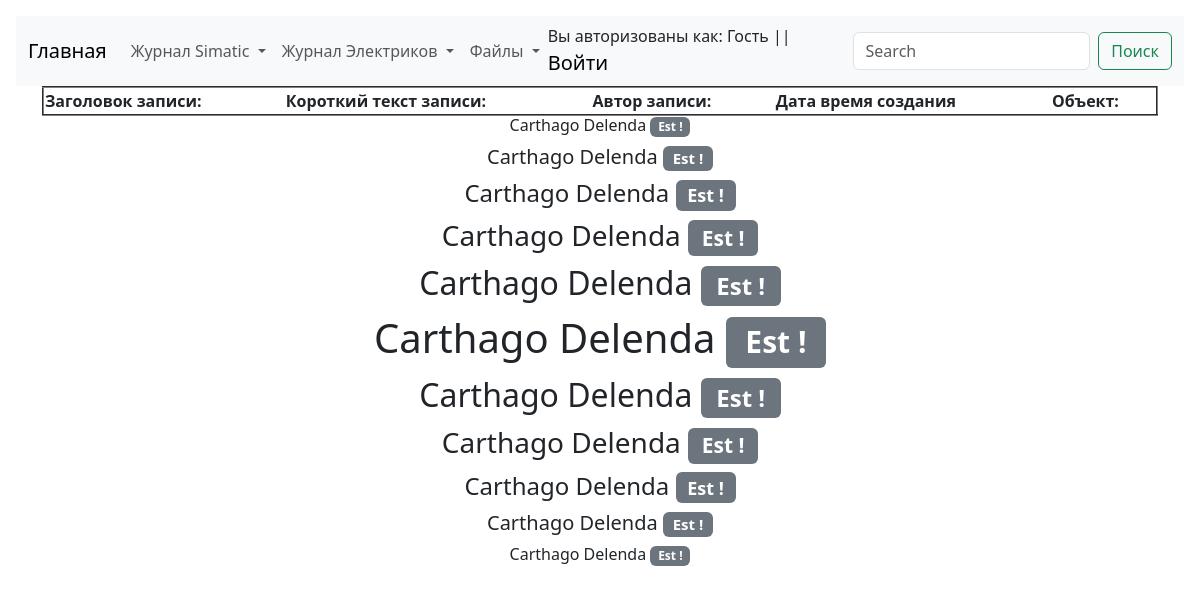
The app's page /elc/elc_log_view, older data.
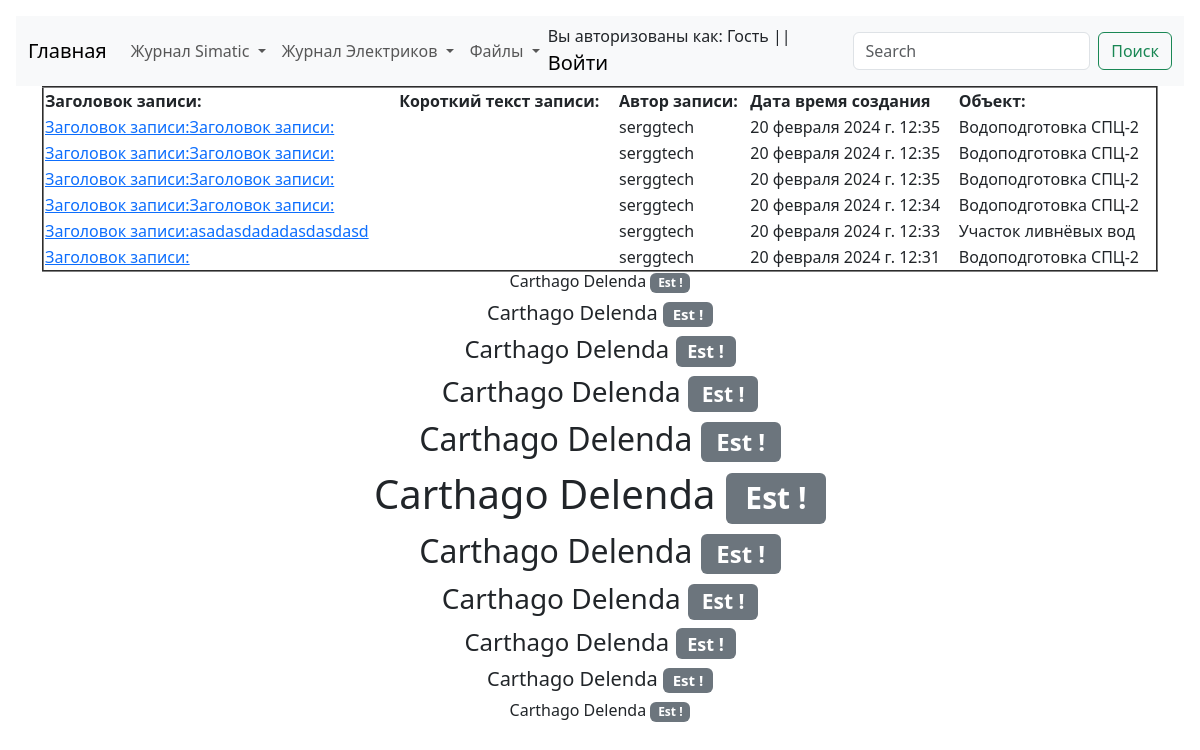
The same page, newer data.
### elc/models.py (models this page shows, shortened)
class ElcLog(models.Model):
    record_text_title = models.CharField(
        verbose_name="Заголовок записи", max_length=100
    )
    record_text_full = models.TextField(verbose_name="Текст записи", max_length=9999)
    record_author = models.CharField(verbose_name="Автор записи", max_length=100)
    record_data_create = models.DateTimeField(
        verbose_name="Дата создания записи", auto_now=True
    )
    record_object = models.ForeignKey(
        EncObject,
        related_name="elc_log_object",
        on_delete=models.CASCADE,
        blank=True,
        verbose_name="Объект",
    )
    record_electrical_room = models.ForeignKey(
        EncElectricalRoom,
        related_name="elc_log_electrical_room",
        on_delete=models.CASCADE,
        blank=True,
        verbose_name="Электропомещение",
    )
    record_mechanism = models.ForeignKey(
        EncMechanism,
        related_name="elc_log_mechanism",
        on_delete=models.CASCADE,
        blank=True,
        verbose_name="Механизм",
    )
    class Meta:
        verbose_name = "Запись Элекриков"
        verbose_name_plural = "Записи Элекриков"

### Enc_object/models.py (models this page shows, shortened)
class EncObject(models.Model):
    title = models.CharField(verbose_name="Объект", max_length=100)
    title_description = models.CharField(
        verbose_name="Описание объекта", max_length=100
    )
    slug = models.SlugField(max_length=50, unique=True)
    def __str__(self):
        return f"{self.title}"
    class Meta:
        verbose_name = "Объект"
        verbose_name_plural = "Объекты"

### elc/views.py (the view)
# urls.py: path("elc_log_view", elc_log_view, name="elc_log_view"),
def elc_log_view(request):
    all_electrical_log = ElcLog.objects.order_by("-id")[:10]
    return render(
        request,
        template_name="elc/log/log_view.html",
        context={
            "title": "Просмотр журнала",
            "all_electrical_log": all_electrical_log,
            "elc_log_records_count": elc_log_records_count,
        },
    )

### elc/templates/elc/log/log_view.html
{% extends 'template_0.html' %}
{% block electrical_log_view %}
<table align="center" border="2px" width="100%">
    <tr>
        <th>Заголовок записи:</th>
        <th>Короткий текст записи:</th>
        <th>Автор записи:</th>
        <th>Дата время создания</th>
        <th>Объект:</th>
    </tr>
    {% for record in all_electrical_log %}
    <tr>
        <td>
            <a href="{% url 'new_elc_log_view_details' record.id %}" target="_blank">
                {{record.record_text_title }}</a>
        </td>
        <td>{{ record.record_text_description }}</td>
        <td>{{ record.record_author }}</td>
        <td>{{ record.record_data_create }}</td>
        <td>{{ record.record_object }}</td>
    </tr>
    {% endfor %}
</table>
{% endblock %}

Row changes from the older to the newer data that the page shows:
added ElcLog: record_text_title "Заголовок записи:Заголовок записи:", record_author "serggtech", record_data_create "20 февраля 2024 г. 12:35", record_object "Водоподготовка СПЦ-2"
added ElcLog: record_text_title "Заголовок записи:Заголовок записи:", record_author "serggtech", record_data_create "20 февраля 2024 г. 12:35", record_object "Водоподготовка СПЦ-2"
added ElcLog: record_text_title "Заголовок записи:Заголовок записи:", record_author "serggtech", record_data_create "20 февраля 2024 г. 12:35", record_object "Водоподготовка СПЦ-2"
added ElcLog: record_text_title "Заголовок записи:Заголовок записи:", record_author "serggtech", record_data_create "20 февраля 2024 г. 12:34", record_object "Водоподготовка СПЦ-2"
added ElcLog: record_text_title "Заголовок записи:asadasdadadasdasdasd", record_author "serggtech", record_data_create "20 февраля 2024 г. 12:33", record_object "Участок ливнёвых вод"
added ElcLog: record_text_title "Заголовок записи:", record_author "serggtech", record_data_create "20 февраля 2024 г. 12:31", record_object "Водоподготовка СПЦ-2"
